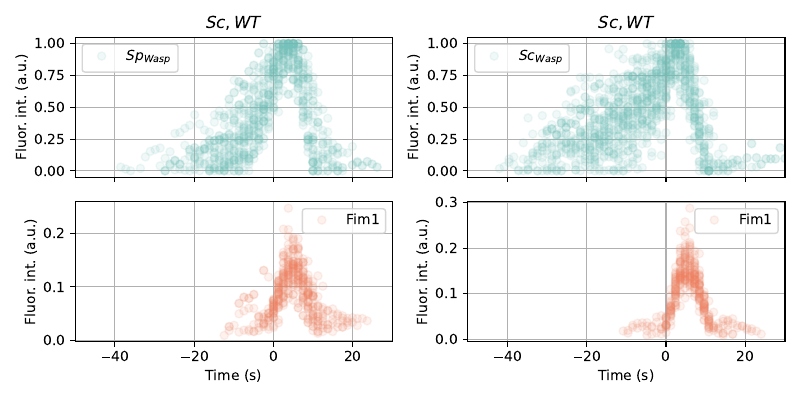

Generate this figure with Python:
from trajalign.average import load_directory
from funs import *

#------ LOAD DATA 

#--- Sc_Wasp and Fim1 in Sc (WT)

# load GFP trajectories and time them
gfp_4021 = load_directory( 'Data/220506_MKUM24_MKYP26_MKY4021/Cerevisiae/' , pattern = 'GFP.txt' , dt = 1.2 , t_unit = 's' , comment_char = '%' , frames = 0 , f = 3 , intensity_normalisation = 'Absolute' )

# load RFP trajectories and time them
rfp_4021 = load_directory( 'Data/220506_MKUM24_MKYP26_MKY4021/Cerevisiae/' , pattern = 'RFP.txt' , dt = 1.2 , t_unit = 's' , comment_char = '%' , frames = 0 , f = 3 , intensity_normalisation = 'Integral' )

g_4021 , r_4021 = cc_2colors( gfp_4021 , rfp_4021 )

#--- Sp_Wasp and Fim1 in Sp (WT)

# load GFP trajectories and time them
gfp_0026 = load_directory( 'Data/220506_MKUM24_MKYP26_MKY4021/Pombe/' , pattern = 'GFP.txt' , dt = 1.2 , t_unit = 's' , comment_char = '%' , frames = 0 , f = 3 , intensity_normalisation = 'Absolute' )

# load RFP trajectories and time them
rfp_0026 = load_directory( 'Data/220506_MKUM24_MKYP26_MKY4021/Pombe/' , pattern = 'RFP.txt' , dt = 1.2 , t_unit = 's' , comment_char = '%' , frames = 0 , f = 3 , intensity_normalisation = 'Integral' )

g_0026 , r_0026 = cc_2colors( gfp_0026 , rfp_0026 )

#--- Um_Wasp and Fim1 in Um (WT)

# load GFP trajectories and time them
gfp_0024 = load_directory( 'Data/220506_MKUM24_MKYP26_MKY4021/Ustilago/' , pattern = 'GFP.txt' , dt = 1.2 , t_unit = 's' , comment_char = '%' , frames = 0 , f = 3 , intensity_normalisation = 'Absolute' )

# load RFP trajectories and time them
rfp_0024 = load_directory( 'Data/220506_MKUM24_MKYP26_MKY4021/Ustilago/' , pattern = 'RFP.txt' , dt = 1.2 , t_unit = 's' , comment_char = '%' , frames = 0 , f = 3 , intensity_normalisation = 'Integral' )

g_0024 , r_0024 = cc_2colors( gfp_0024 , rfp_0024 )

#--- Sp_Wasp and Fim1 in Sc

# load GFP trajectories and time them
gfp_4390 = load_directory( 'Data/220712_MKY4390_TIRF/' , pattern = 'GFP.txt' , dt = 1.2432 , t_unit = 's' , comment_char = '%' , frames = 0 , f = 3 , intensity_normalisation = 'Absolute' )

# load RFP trajectories and time them
rfp_4390 = load_directory( 'Data/220712_MKY4390_TIRF/' , pattern = 'RFP.txt' , dt = 1.2432 , t_unit = 's' , comment_char = '%' , frames = 0 , f = 3 , intensity_normalisation = 'Integral' )

g_4390 , r_4390 = cc_2colors( gfp_4390 , rfp_4390 )

#--- Sc_Wasp and Fim1 in sla1delta in Sc

# load GFP trajectories and time them
gfp_4801 = load_directory( 'Data/221111_MKY4801_TIRF/' , pattern = 'GFP.txt' , dt = 1.2432 , t_unit = 's' , comment_char = '%' , frames = 0 , f = 3 , intensity_normalisation = 'Absolute' )

# load RFP trajectories and time them
rfp_4801 = load_directory( 'Data/221111_MKY4801_TIRF/' , pattern = 'RFP.txt' , dt = 1.2432 , t_unit = 's' , comment_char = '%' , frames = 0 , f = 3 , intensity_normalisation = 'Integral' )

g_4801 , r_4801 = cc_2colors( gfp_4801 , rfp_4801 )

#--- Sp_Wasp and Fim1 in sla1delta in Sc

# load GFP trajectories and time them
gfp_4794 = load_directory( 'Data/221111_MKY4794_TIRF/' , pattern = 'GFP.txt' , dt = 1.2432 , t_unit = 's' , comment_char = '%' , frames = 0 , f = 3 , intensity_normalisation = 'Absolute' )

# load RFP trajectories and time them
rfp_4794 = load_directory( 'Data/221111_MKY4794_TIRF/' , pattern = 'RFP.txt' , dt = 1.2432 , t_unit = 's' , comment_char = '%' , frames = 0 , f = 3 , intensity_normalisation = 'Integral' )

g_4794 , r_4794 = cc_2colors( gfp_4794 , rfp_4794 )

#--- PLOT THE WT in Sc

f , ax = plt.subplots( 1 , 2 , figsize = ( 8 , 4 ) , sharex = True )

plot_all( ax[0] , g_4390 , r_4390 , g_label = '$Sp_{Wasp}$' , r_label = 'Fim1' , alpha = 0.1 )
plot_all( ax[1] , g_4021 , r_4021 , g_label = '$Sc_{Wasp}$' , r_label = 'Fim1' , alpha = 0.1 )

# set common xlim
xlim = ( -50 , 30 )
ax[0].set_xlim( xlim )
ax[1].set_xlim( xlim )

ax[0].set_title( '$Sc, WT$' )
ax[1].set_title( '$Sc, WT$' )

plt.tight_layout()
plt.savefig( 'plot_Sc_WT.pdf' )

#--- PLOT THE WT in Sp and Um

f , ax = plt.subplots( 1 , 2 , figsize = ( 8 , 4 ) , sharex = True )

plot_all( ax[0] , g_0026 , r_0026 , g_label = '$Sp_{Wasp}$' , r_label = 'Fim1' , alpha = 0.1 )
plot_all( ax[1] , g_0024 , r_0024 , g_label = '$Um_{Wasp}$' , r_label = 'Fim1' , alpha = 0.1 )

# set common xlim
xlim = ( -50 , 30 )
ax[0].set_xlim( xlim )
ax[1].set_xlim( xlim )

ax[0].set_title( '$Sp, WT$' )
ax[1].set_title( '$Um, WT$' )

plt.tight_layout()
plt.savefig( 'plot_Sc_Um.pdf' )

#--- PLOT sla1delta

f , ax = plt.subplots( 1 , 2 , figsize = ( 8 , 4 ) , sharex = True )

plot_all( ax[0] , g_4801 , r_4801 , g_label = '$Sc_{Wasp}$' , r_label = 'Fim1' , alpha = 0.05 )
plot_all( ax[1] , g_4794 , r_4794 , g_label = '$Sp_{Wasp}$' , r_label = 'Fim1' , alpha = 0.05 )

# set common xlim
xlim = ( -230 , 80 )
ax[0].set_xlim( xlim )
ax[1].set_xlim( xlim )

ax[0].set_title( '$Sc, sla1\Delta$' )
ax[1].set_title( '$Sc, sla1\Delta$' )

plt.tight_layout()
plt.savefig( 'plot_Sc_sla1delta.pdf' )

